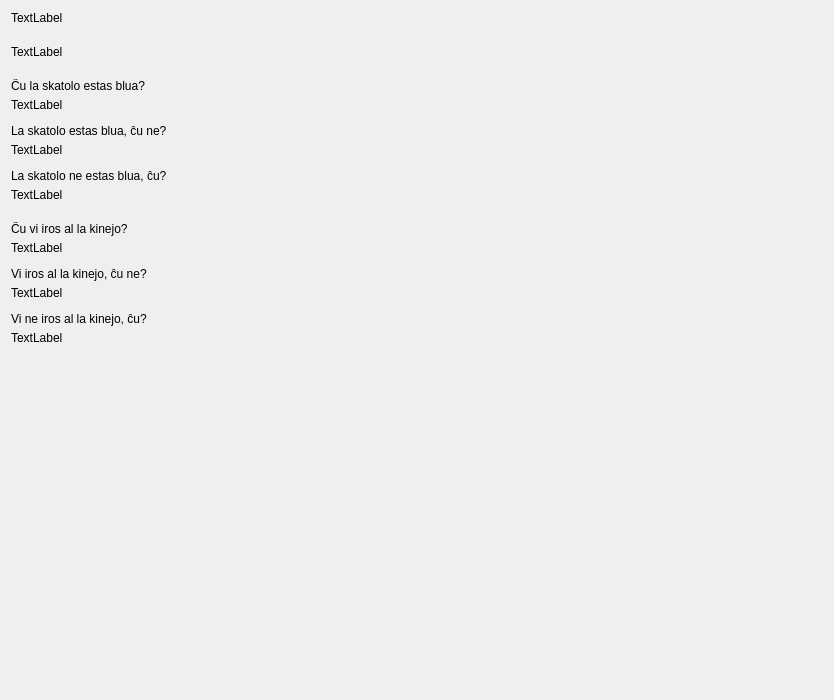
         <widget class="QWidget" name="scrollAreaWidgetContents_7">
          <property name="geometry">
           <rect>
            <x>0</x>
            <y>0</y>
            <width>834</width>
            <height>700</height>
           </rect>
          </property>
          <layout class="QVBoxLayout" name="verticalLayout_118">
           <property name="spacing">
            <number>20</number>
           </property>
           <item>
            <widget class="titolo" name="Lec11_Label23">
             <property name="sizePolicy">
              <sizepolicy hsizetype="Preferred" vsizetype="Maximum">
               <horstretch>0</horstretch>
               <verstretch>0</verstretch>
              </sizepolicy>
             </property>
             <property name="text">
              <string>TextLabel</string>
             </property>
            </widget>
           </item>
           <item>
            <widget class="QLabel" name="Lec11_Label870">
             <property name="sizePolicy">
              <sizepolicy hsizetype="Preferred" vsizetype="Maximum">
               <horstretch>0</horstretch>
               <verstretch>0</verstretch>
              </sizepolicy>
             </property>
             <property name="text">
              <string>TextLabel</string>
             </property>
             <property name="wordWrap">
              <bool>true</bool>
             </property>
            </widget>
           </item>
           <item>
            <layout class="QVBoxLayout" name="verticalLayout_108">
             <property name="spacing">
              <number>12</number>
             </property>
             <item>
              <layout class="QVBoxLayout" name="verticalLayout_95">
               <property name="spacing">
                <number>5</number>
               </property>
               <item>
                <widget class="neklakebla_nova" name="pushButton_107">
                 <property name="sizePolicy">
                  <sizepolicy hsizetype="Preferred" vsizetype="Preferred">
                   <horstretch>0</horstretch>
                   <verstretch>0</verstretch>
                  </sizepolicy>
                 </property>
                 <property name="text">
                  <string>Ĉu la skatolo estas blua?</string>
                 </property>
                 <property name="wordWrap">
                  <bool>true</bool>
                 </property>
                </widget>
               </item>
               <item>
                <widget class="QLabel" name="Lec11_Label871">
                 <property name="text">
                  <string>TextLabel</string>
                 </property>
                 <property name="wordWrap">
                  <bool>true</bool>
                 </property>
                </widget>
               </item>
              </layout>
             </item>
             <item>
              <layout class="QVBoxLayout" name="verticalLayout_104">
               <property name="spacing">
                <number>5</number>
               </property>
               <item>
                <widget class="neklakebla_nova" name="pushButton_108">
                 <property name="sizePolicy">
                  <sizepolicy hsizetype="Preferred" vsizetype="Preferred">
                   <horstretch>0</horstretch>
                   <verstretch>0</verstretch>
                  </sizepolicy>
                 </property>
                 <property name="text">
                  <string>La skatolo estas blua, ĉu ne?</string>
                 </property>
                 <property name="wordWrap">
                  <bool>true</bool>
                 </property>
                </widget>
               </item>
               <item>
                <widget class="QLabel" name="Lec11_Label872">
                 <property name="text">
                  <string>TextLabel</string>
                 </property>
                 <property name="wordWrap">
                  <bool>true</bool>
                 </property>
                </widget>
               </item>
              </layout>
             </item>
             <item>
              <layout class="QVBoxLayout" name="verticalLayout_109">
               <property name="spacing">
                <number>5</number>
               </property>
               <item>
                <widget class="neklakebla_nova" name="pushButton_109">
                 <property name="sizePolicy">
                  <sizepolicy hsizetype="Preferred" vsizetype="Preferred">
                   <horstretch>0</horstretch>
                   <verstretch>0</verstretch>
                  </sizepolicy>
                 </property>
                 <property name="text">
                  <string>La skatolo ne estas blua, ĉu?</string>
                 </property>
                 <property name="wordWrap">
                  <bool>true</bool>
                 </property>
                </widget>
               </item>
               <item>
                <widget class="QLabel" name="Lec11_Label873">
                 <property name="text">
                  <string>TextLabel</string>
                 </property>
                 <property name="wordWrap">
                  <bool>true</bool>
                 </property>
                </widget>
               </item>
              </layout>
             </item>
            </layout>
           </item>
           <item>
            <layout class="QVBoxLayout" name="verticalLayout_115">
             <property name="spacing">
              <number>12</number>
             </property>
             <item>
              <layout class="QVBoxLayout" name="verticalLayout_107">
               <property name="spacing">
                <number>5</number>
               </property>
               <item>
                <widget class="neklakebla_nova" name="pushButton_110">
                 <property name="sizePolicy">
                  <sizepolicy hsizetype="Preferred" vsizetype="Preferred">
                   <horstretch>0</horstretch>
                   <verstretch>0</verstretch>
                  </sizepolicy>
                 </property>
                 <property name="text">
                  <string>Ĉu vi iros al la kinejo?</string>
                 </property>
                 <property name="wordWrap">
                  <bool>true</bool>
                 </property>
                </widget>
               </item>
               <item>
                <widget class="QLabel" name="Lec11_Label24">
                 <property name="text">
                  <string>TextLabel</string>
                 </property>
                 <property name="wordWrap">
                  <bool>true</bool>
                 </property>
                </widget>
               </item>
              </layout>
             </item>
             <item>
              <layout class="QVBoxLayout" name="verticalLayout_116">
               <property name="spacing">
                <number>5</number>
               </property>
               <item>
                <widget class="neklakebla_nova" name="pushButton_111">
                 <property name="sizePolicy">
                  <sizepolicy hsizetype="Preferred" vsizetype="Preferred">
                   <horstretch>0</horstretch>
                   <verstretch>0</verstretch>
                  </sizepolicy>
                 </property>
                 <property name="text">
                  <string>Vi iros al la kinejo, ĉu ne?</string>
                 </property>
                 <property name="wordWrap">
                  <bool>true</bool>
                 </property>
                </widget>
               </item>
               <item>
                <widget class="QLabel" name="Lec11_Label25">
                 <property name="text">
                  <string>TextLabel</string>
                 </property>
                 <property name="wordWrap">
                  <bool>true</bool>
                 </property>
                </widget>
               </item>
              </layout>
             </item>
             <item>
              <layout class="QVBoxLayout" name="verticalLayout_117">
               <property name="spacing">
                <number>5</number>
               </property>
               <item>
                <widget class="neklakebla_nova" name="pushButton_112">
                 <property name="sizePolicy">
                  <sizepolicy hsizetype="Preferred" vsizetype="Preferred">
                   <horstretch>0</horstretch>
                   <verstretch>0</verstretch>
                  </sizepolicy>
                 </property>
                 <property name="text">
                  <string>Vi ne iros al la kinejo, ĉu?</string>
                 </property>
                 <property name="wordWrap">
                  <bool>true</bool>
                 </property>
                </widget>
               </item>
               <item>
                <widget class="QLabel" name="Lec11_Label26">
                 <property name="text">
                  <string>TextLabel</string>
                 </property>
                 <property name="wordWrap">
                  <bool>true</bool>
                 </property>
                </widget>
               </item>
              </layout>
             </item>
            </layout>
           </item>
           <item>
            <spacer name="verticalSpacer">
             <property name="orientation">
              <enum>Qt::Vertical</enum>
             </property>
             <property name="sizeHint" stdset="0">
              <size>
               <width>20</width>
               <height>40</height>
              </size>
             </property>
            </spacer>
           </item>
          </layout>
         </widget>
